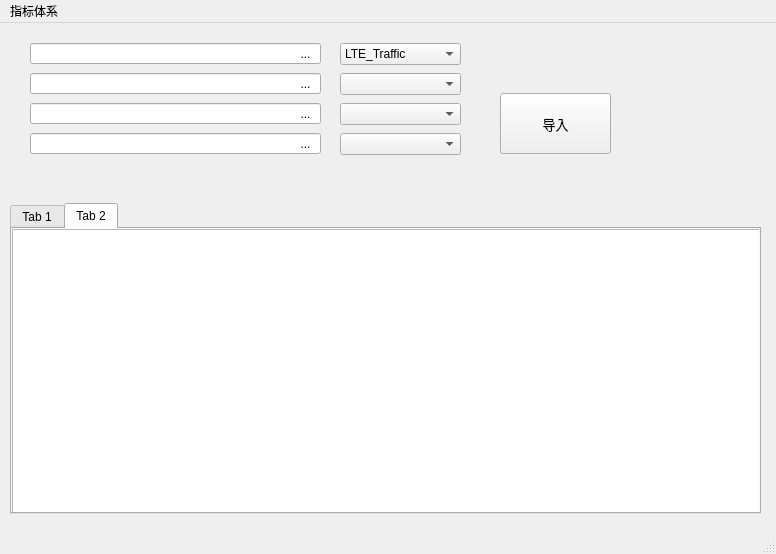
<?xml version="1.0" encoding="UTF-8"?>
<ui version="4.0">
 <class>MainWindow</class>
 <widget class="QMainWindow" name="MainWindow">
  <property name="geometry">
   <rect>
    <x>0</x>
    <y>0</y>
    <width>776</width>
    <height>554</height>
   </rect>
  </property>
  <property name="windowTitle">
   <string>MainWindow</string>
  </property>
  <widget class="QWidget" name="centralwidget">
   <widget class="QComboBox" name="comboBox">
    <property name="geometry">
     <rect>
      <x>340</x>
      <y>20</y>
      <width>121</width>
      <height>22</height>
     </rect>
    </property>
    <property name="editable">
     <bool>false</bool>
    </property>
    <property name="currentText">
     <string>LTE_Traffic</string>
    </property>
    <item>
     <property name="text">
      <string>LTE_Traffic</string>
     </property>
    </item>
    <item>
     <property name="text">
      <string>NB_Traffic</string>
     </property>
    </item>
   </widget>
   <widget class="QLineEdit" name="lineEdit">
    <property name="geometry">
     <rect>
      <x>30</x>
      <y>20</y>
      <width>291</width>
      <height>21</height>
     </rect>
    </property>
   </widget>
   <widget class="QComboBox" name="comboBox_2">
    <property name="geometry">
     <rect>
      <x>340</x>
      <y>50</y>
      <width>121</width>
      <height>22</height>
     </rect>
    </property>
   </widget>
   <widget class="QLineEdit" name="lineEdit_2">
    <property name="geometry">
     <rect>
      <x>30</x>
      <y>50</y>
      <width>291</width>
      <height>21</height>
     </rect>
    </property>
   </widget>
   <widget class="QComboBox" name="comboBox_3">
    <property name="geometry">
     <rect>
      <x>340</x>
      <y>80</y>
      <width>121</width>
      <height>22</height>
     </rect>
    </property>
   </widget>
   <widget class="QLineEdit" name="lineEdit_3">
    <property name="geometry">
     <rect>
      <x>30</x>
      <y>80</y>
      <width>291</width>
      <height>21</height>
     </rect>
    </property>
   </widget>
   <widget class="QComboBox" name="comboBox_4">
    <property name="geometry">
     <rect>
      <x>340</x>
      <y>110</y>
      <width>121</width>
      <height>22</height>
     </rect>
    </property>
   </widget>
   <widget class="QLineEdit" name="lineEdit_4">
    <property name="geometry">
     <rect>
      <x>30</x>
      <y>110</y>
      <width>291</width>
      <height>21</height>
     </rect>
    </property>
   </widget>
   <widget class="QPushButton" name="pushButton">
    <property name="geometry">
     <rect>
      <x>500</x>
      <y>70</y>
      <width>111</width>
      <height>61</height>
     </rect>
    </property>
    <property name="font">
     <font>
      <family>Microsoft YaHei UI</family>
      <pointsize>10</pointsize>
     </font>
    </property>
    <property name="contextMenuPolicy">
     <enum>Qt::DefaultContextMenu</enum>
    </property>
    <property name="text">
     <string>导入</string>
    </property>
    <property name="checkable">
     <bool>false</bool>
    </property>
   </widget>
   <widget class="QTabWidget" name="tabWidget">
    <property name="geometry">
     <rect>
      <x>10</x>
      <y>180</y>
      <width>751</width>
      <height>311</height>
     </rect>
    </property>
    <property name="currentIndex">
     <number>1</number>
    </property>
    <widget class="QWidget" name="tab">
     <attribute name="title">
      <string>Tab 1</string>
     </attribute>
     <widget class="QTableWidget" name="tableWidget">
      <property name="geometry">
       <rect>
        <x>0</x>
        <y>0</y>
        <width>751</width>
        <height>291</height>
       </rect>
      </property>
     </widget>
    </widget>
    <widget class="QWidget" name="tab_2">
     <attribute name="title">
      <string>Tab 2</string>
     </attribute>
     <widget class="QTableWidget" name="tableWidget_2">
      <property name="geometry">
       <rect>
        <x>0</x>
        <y>0</y>
        <width>751</width>
        <height>291</height>
       </rect>
      </property>
     </widget>
    </widget>
   </widget>
   <widget class="QToolButton" name="toolButton">
    <property name="geometry">
     <rect>
      <x>290</x>
      <y>20</y>
      <width>31</width>
      <height>21</height>
     </rect>
    </property>
    <property name="text">
     <string>...</string>
    </property>
    <property name="popupMode">
     <enum>QToolButton::InstantPopup</enum>
    </property>
    <property name="autoRaise">
     <bool>true</bool>
    </property>
   </widget>
   <widget class="QToolButton" name="toolButton_2">
    <property name="geometry">
     <rect>
      <x>290</x>
      <y>50</y>
      <width>31</width>
      <height>21</height>
     </rect>
    </property>
    <property name="text">
     <string>...</string>
    </property>
    <property name="autoRaise">
     <bool>true</bool>
    </property>
    <property name="arrowType">
     <enum>Qt::NoArrow</enum>
    </property>
   </widget>
   <widget class="QToolButton" name="toolButton_3">
    <property name="geometry">
     <rect>
      <x>290</x>
      <y>80</y>
      <width>31</width>
      <height>21</height>
     </rect>
    </property>
    <property name="text">
     <string>...</string>
    </property>
    <property name="autoRaise">
     <bool>true</bool>
    </property>
   </widget>
   <widget class="QToolButton" name="toolButton_4">
    <property name="geometry">
     <rect>
      <x>290</x>
      <y>110</y>
      <width>31</width>
      <height>21</height>
     </rect>
    </property>
    <property name="text">
     <string>...</string>
    </property>
    <property name="autoRaise">
     <bool>true</bool>
    </property>
   </widget>
  </widget>
  <widget class="QMenuBar" name="menubar">
   <property name="geometry">
    <rect>
     <x>0</x>
     <y>0</y>
     <width>776</width>
     <height>26</height>
    </rect>
   </property>
   <widget class="QMenu" name="menu">
    <property name="font">
     <font>
      <family>Microsoft YaHei UI</family>
     </font>
    </property>
    <property name="focusPolicy">
     <enum>Qt::NoFocus</enum>
    </property>
    <property name="layoutDirection">
     <enum>Qt::LeftToRight</enum>
    </property>
    <property name="autoFillBackground">
     <bool>false</bool>
    </property>
    <property name="tearOffEnabled">
     <bool>false</bool>
    </property>
    <property name="title">
     <string>指标体系</string>
    </property>
    <property name="separatorsCollapsible">
     <bool>false</bool>
    </property>
   </widget>
   <addaction name="menu"/>
  </widget>
  <widget class="QStatusBar" name="statusbar"/>
 </widget>
 <resources/>
 <connections/>
</ui>
